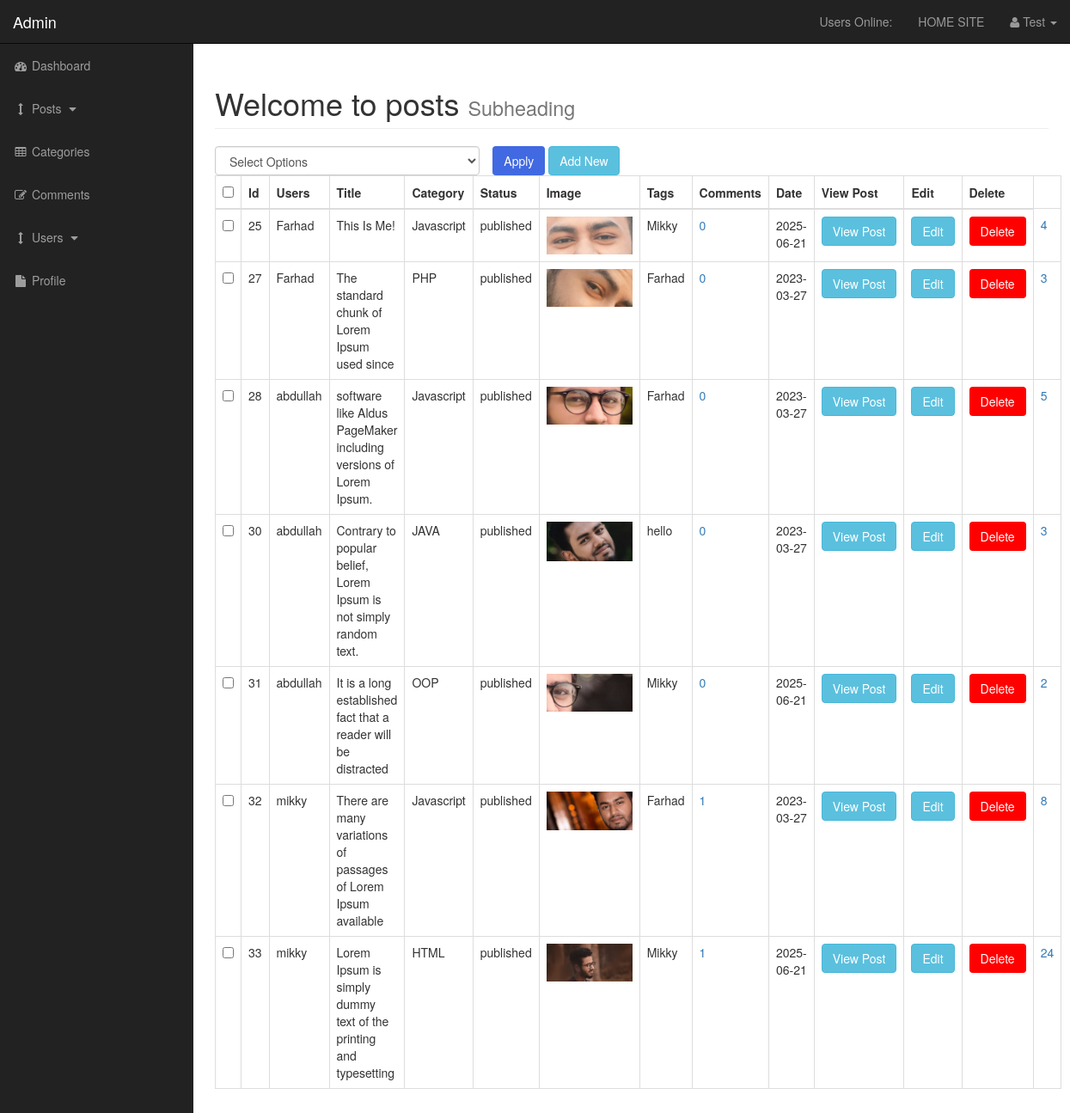
Page /admin/posts.php (signed in) on the committed database.
### tables this page shows
CREATE TABLE `posts` (
  `post_id` int(11) NOT NULL,
  `post_category_id` int(11) NOT NULL,
  `post_title` varchar(255) NOT NULL,
  `post_author` varchar(255) NOT NULL,
  `post_user` varchar(255) NOT NULL,
  `post_date` date NOT NULL,
  `post_image` text NOT NULL,
  `post_content` text NOT NULL,
  `post_tags` varchar(255) NOT NULL,
  `like_count` int(11) NOT NULL,
  `dislike_count` int(11) NOT NULL,
  `post_comment_count` int(11) NOT NULL,
  `post_status` varchar(255) NOT NULL DEFAULT 'draft',
  `post_views_count` int(11) NOT NULL
);

CREATE TABLE `categories` (
  `cat_id` int(3) NOT NULL,
  `cat_title` varchar(255) NOT NULL
);

### admin/includes/view_all_posts.php (the view, shortened to what this page needs)
<form action="" method="post">
    <table class="table table-bordered table-hover">
        <div id="bulkOptionContainer" class="col-xs-4" style="padding-left: 0px;">
            <select name="bulk_options" id="" class="form-control">
                <option value="">Select Options</option>
            </select>
        </div>
        <div class="col-xs-3" style="padding-left: 0px;">
            <input type="submit" name="submit" class="btn" style="background:#4169E1;color:white;" value="Apply">
            <a href="./posts.php?source=add_post" class="btn btn-info">Add New</a>
        </div>
        <thead>
            <tr>
                <th><input id="selectAllBoxes" type="checkbox"></th>
                <th>Id</th>
                <th>Users</th>
                <th>Title</th>
                <th>Category</th>
                <th>Status</th>
                <th>Image</th>
                <th>Tags</th>
                <th>Comments</th>
                <th>Date</th>
                <th>View Post</th>
                <th>Edit</th>
                <th>Delete</th>
            </tr>
        </thead>
        <tbody>
            <?php
            $query = "SELECT * FROM posts";
            $select_all_posts = mysqli_query($connection, $query);
            while ($row = mysqli_fetch_assoc($select_all_posts)) {
                $post_id            = $row['post_id'];
                $post_category_id   = $row['post_category_id'];
                $post_author        = $row['post_author'];
                $post_user          = $row['post_user'];
                $post_title         = $row['post_title'];
                $post_date          = $row['post_date'];
                $post_image         = $row['post_image'];
                $post_tags          = $row['post_tags'];
                $post_status        = $row['post_status'];
                $post_views_count   = $row['post_views_count'];
                echo "<tr>";
            ?>
                <td><input class="checkBoxes" type="checkbox" name="checkBoxArray[]" value="<?php echo $post_id; ?>"></td>
            <?php
                echo "<td>{$post_id}</td>";
                if (!empty($post_author)) {
                    echo "<td>{$post_author}</td>";
                } else if (!empty($post_user)) {
                    echo "<td>{$post_user}</td>";
                }
                echo "<td>{$post_title}</td>";
                $query = "SELECT * FROM categories WHERE cat_id = {$post_category_id} ";
                $select_all_categories = mysqli_query($connection, $query);
                while ($row = mysqli_fetch_array($select_all_categories)) {
                    $cat_title = $row['cat_title'];
                    echo "<td>{$cat_title}</td>";
                }
                echo "<td>{$post_status}</td>";
                echo "<td><img width='100' src='../images/{$post_image}'></td>";
                echo "<td>{$post_tags}</td>";
                $query = "SELECT * FROM comments WHERE comment_post_id = {$post_id} ";
                $select_comment_count = mysqli_query($connection, $query);
                $comment_count = mysqli_num_rows($select_comment_count);
                echo "<td><a href='post_comments.php?id={$post_id}'>{$comment_count}</a></td>";
                echo "<td>{$post_date}</td>";
                echo "<td><a class='btn btn-info' href='../post.php?p_id=$post_id'>View Post</a></td>";
                echo "<td><a class='btn btn-info' href='./posts.php?source=edit_post&p_id={$post_id}'>Edit</a></td>";
                echo "<td><a rel='$post_id' class='btn text-muted delete_link' style='background-color: #FF0000;color: #FFFFFF;' href='javascript:void(0)'>Delete</a></td>";
                echo "<td><a href='./posts.php?reset={$post_id}'>$post_views_count</a></td>";
                echo "</tr>";
            }
            ?>
        </tbody>
    </table>
</form>

### admin/css/sb-admin.css (style rules this page uses)
body { margin-top: 100px; background-color: #222; }
@media (min-width:768px) { body { margin-top: 50px; } }

### rows in the picture
posts: post_id "25", post_user "Farhad", post_title "This Is Me!", post_status "published", post_image (picture), post_tags "Mikky", comment_count "0", post_date "2025-06-21", post_views_count "4"
categories: cat_title "Javascript"
posts: post_id "27", post_user "Farhad", post_title "The standard chunk of Lorem Ipsum used since", post_status "published", post_image (picture), post_tags "Farhad", comment_count "0", post_date "2023-03-27", post_views_count "3"
categories: cat_title "PHP"
posts: post_id "28", post_user "abdullah", post_title "software like Aldus PageMaker including versions of Lorem Ipsum.", post_status "published", post_image (picture), post_tags "Farhad", comment_count "0", post_date "2023-03-27", post_views_count "5"
posts: post_id "30", post_user "abdullah", post_title "Contrary to popular belief, Lorem Ipsum is not simply random text.", post_status "published", post_image (picture), post_tags "hello", comment_count "0", post_date "2023-03-27", post_views_count "3"
categories: cat_title "JAVA"
posts: post_id "31", post_user "abdullah", post_title "It is a long established fact that a reader will be distracted", post_status "published", post_image (picture), post_tags "Mikky", comment_count "0", post_date "2025-06-21", post_views_count "2"
categories: cat_title "OOP"
posts: post_id "32", post_user "mikky", post_title "There are many variations of passages of Lorem Ipsum available", post_status "published", post_image (picture), post_tags "Farhad", comment_count "1", post_date "2023-03-27", post_views_count "8"
posts: post_id "33", post_user "mikky", post_title "Lorem Ipsum is simply dummy text of the printing and typesetting", post_status "published", post_image (picture), post_tags "Mikky", comment_count "1", post_date "2025-06-21", post_views_count "24"
categories: cat_title "HTML"

### other values in the picture
$_SESSION['username'] "Test"
